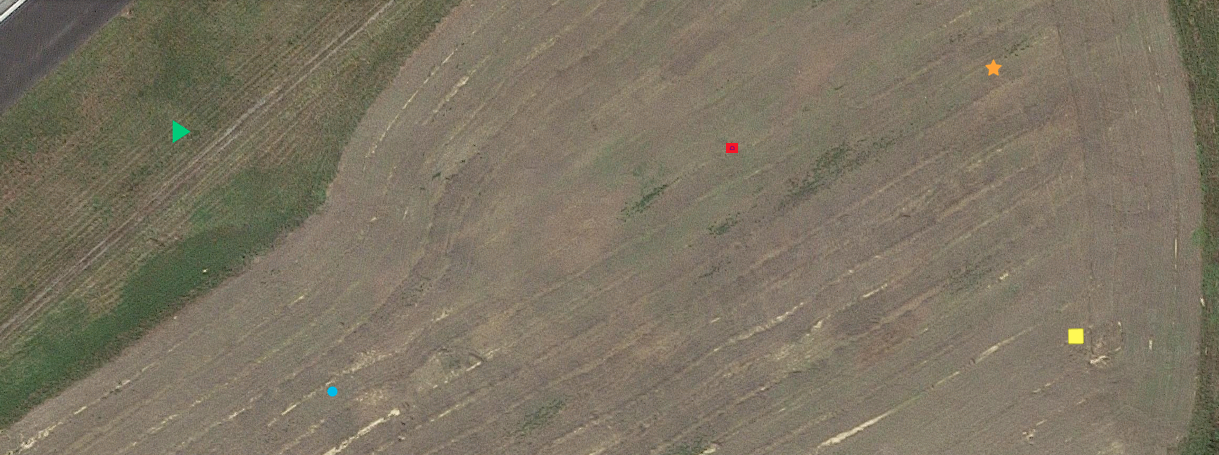
#> input picture localization/SURF.png, 1219 x 455 px
$ python SURF.py
#> lines starting #> are read from the running program, lines starting #| are printed output that depends on the picture
import cv2
import numpy as np
import sys
from matplotlib import pyplot as plt

img = cv2.imread('SURF.png',0)
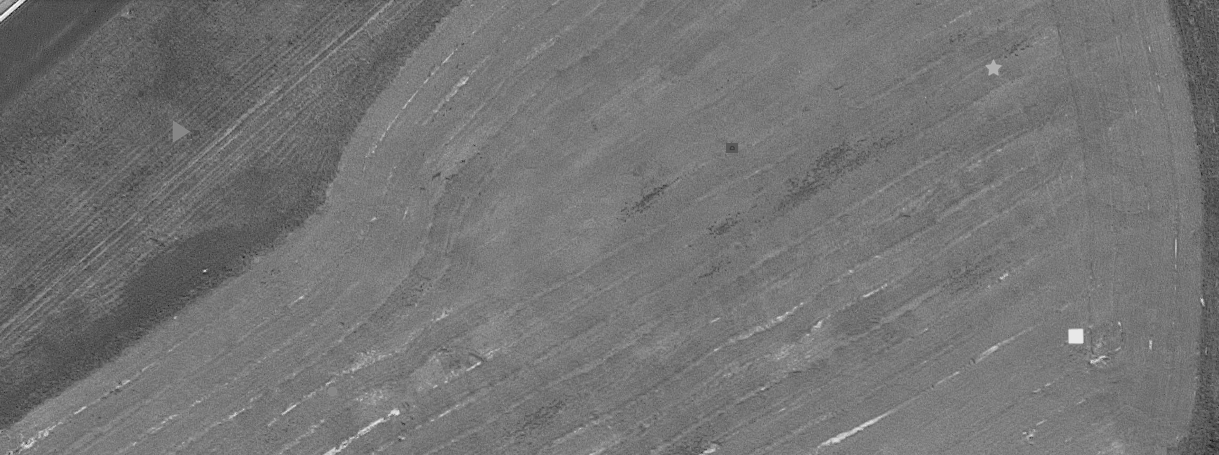
#> img: shape (455, 1219); min 12, max 252, mean 115.9

# Create SURF object. You can specify params here or later. #
#> (the run stopped early here; a loop or call above may not have finished)
